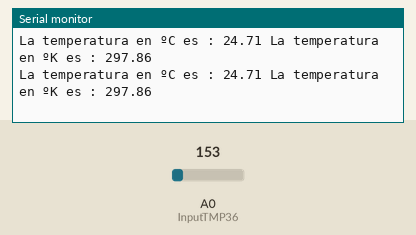
The sketch below on a simulated Arduino Uno, built with avr-gcc and run on an emulated ATmega328P. Parts: the last lines printed to the serial monitor. The inputs (shaded band) are chosen by the test bench; at power-on: A0 (InputTMP36) = 153.

Above: at 5.8 s.
5.9 s: A0 (InputTMP36) set to 165
At 11.3 s:
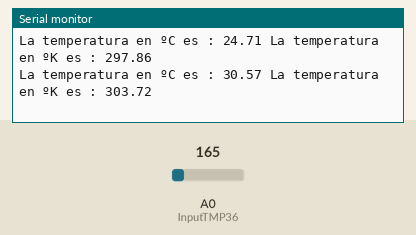
11.9 s: A0 (InputTMP36) set to 175
At 16.5 s:
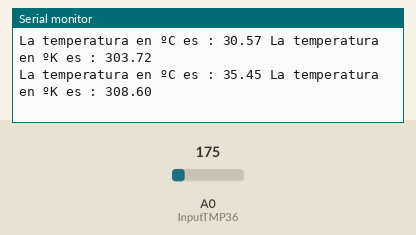
Timing chart, 0 to 18.0 s (numbered marks = the images above; inputs shaded):
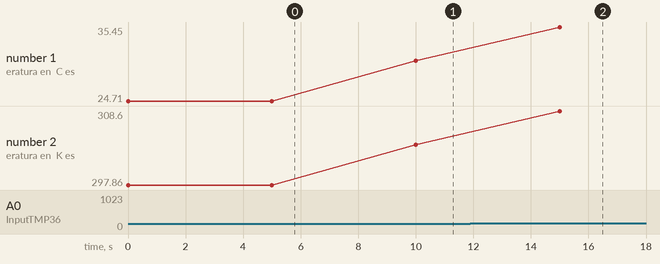

The sketch:

6_Sensor_De_Temperatura_TMP36.ino
```cpp
/*
  Código Realizado por: Grupo de Laboratorio 1
  Título: 6. Sensor de temperatura TMP36
  Asignatura: Periféricos
      USAL 2018 - 2019
*/
/*
  CONVERSIÓN GRADOS KELVIN -> GRADOS CENTÍGRADOS

  ºK = ºC + 273.15
*/

 int InputTMP36 = A0; // Entrada analogica del sensor de temperatura
float gradosKelvin = 0; // Grados Kelvin obtenidos por el sensor de temperatura
float gradosCentigrados = 0; // Grados Centigrados, se pide mostrar por pantalla
float tempActual = 0; // Variable donde almacenamos la temperatura en grados centigrados

void setup()
{
  Serial.begin(9600);
}

void loop()
{
  gradosCentigrados = analogRead(InputTMP36); // Obtenemos la temperatura captada por el sensor desde su entrada A0

  tempActual = (500.0 * gradosCentigrados/1024.0) - 50; // Ajustamos la temperatura al sensor

  gradosKelvin = tempActual + 273.15; // Conversion a grados Kelvin

  Serial.print("La temperatura en ºC es : "); // Sacamos por pantalla
  Serial.print(tempActual); // Sacamos por pantalla
  Serial.print(" La temperatura en ºK es : "); // Sacamos por pantalla
  Serial.println(gradosKelvin); // Sacamos por pantalla

  delay(5000); // Esperamos 5 segundos
}
```

Measured:
- after the input at 5.9 s, the serial monitor: prints a new line after 4.1 s (image 1)
- after the input at 11.9 s, the serial monitor: prints a new line after 3.1 s (image 2)
- plotted number 1: 24.71 → 30.57 after the input at 5.9 s, 30.57 → 35.45 after the input at 11.9 s
- plotted number 2: 297.86 → 303.72 after the input at 5.9 s, 303.72 → 308.6 after the input at 11.9 s
